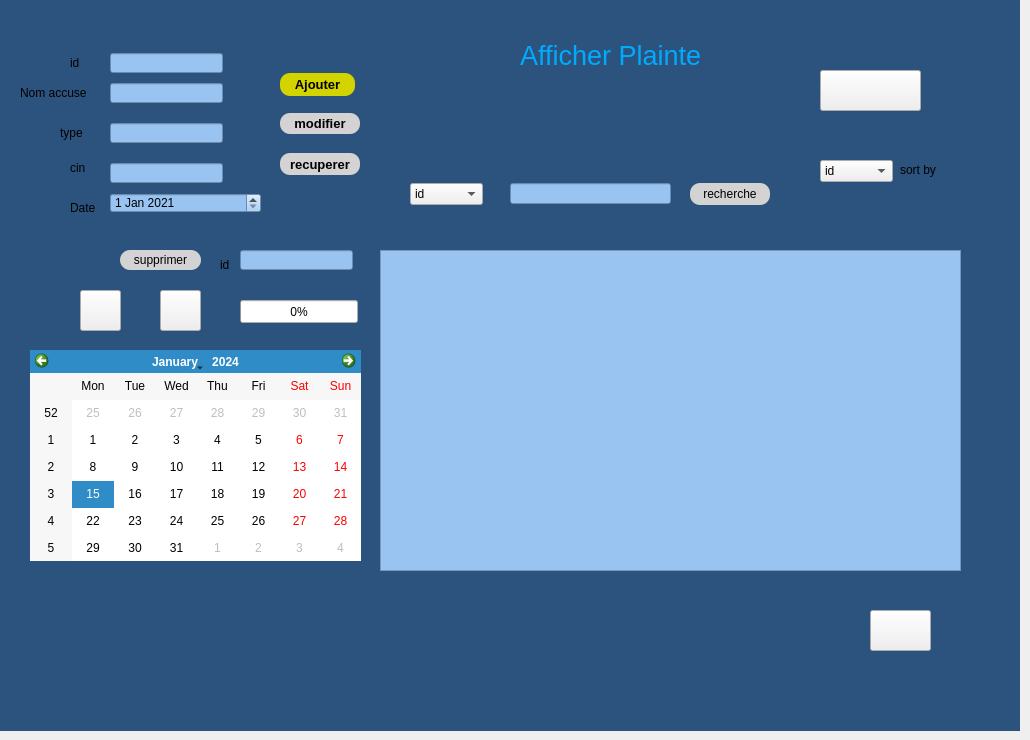
    <widget class="QWidget" name="stackedWidgetPage2">
     <widget class="QLabel" name="label_2">
      <property name="geometry">
       <rect>
        <x>60</x>
        <y>123</y>
        <width>61</width>
        <height>21</height>
       </rect>
      </property>
      <property name="text">
       <string>&lt;html&gt;&lt;head/&gt;&lt;body&gt;&lt;p&gt;&lt;span style=&quot; font-size:9pt;&quot;&gt;type&lt;/span&gt;&lt;/p&gt;&lt;/body&gt;&lt;/html&gt;</string>
      </property>
     </widget>
     <widget class="QLineEdit" name="le_type1">
      <property name="geometry">
       <rect>
        <x>110</x>
        <y>123</y>
        <width>113</width>
        <height>20</height>
       </rect>
      </property>
      <property name="styleSheet">
       <string notr="true">background:rgb(153, 196, 242)</string>
      </property>
     </widget>
     <widget class="QLineEdit" name="le_nom">
      <property name="geometry">
       <rect>
        <x>110</x>
        <y>83</y>
        <width>113</width>
        <height>20</height>
       </rect>
      </property>
      <property name="styleSheet">
       <string notr="true">background:rgb(153, 196, 242)</string>
      </property>
     </widget>
     <widget class="QLabel" name="label">
      <property name="geometry">
       <rect>
        <x>20</x>
        <y>83</y>
        <width>81</width>
        <height>21</height>
       </rect>
      </property>
      <property name="text">
       <string>&lt;html&gt;&lt;head/&gt;&lt;body&gt;&lt;p&gt;&lt;span style=&quot; font-size:9pt;&quot;&gt;Nom accuse&lt;/span&gt;&lt;/p&gt;&lt;/body&gt;&lt;/html&gt;</string>
      </property>
     </widget>
     <widget class="QPushButton" name="pb_ajouter">
      <property name="geometry">
       <rect>
        <x>280</x>
        <y>73</y>
        <width>75</width>
        <height>23</height>
       </rect>
      </property>
      <property name="font">
       <font>
        <pointsize>10</pointsize>
        <weight>75</weight>
        <bold>true</bold>
       </font>
      </property>
      <property name="styleSheet">
       <string notr="true">QPushButton{
border: 0px ;
border-radius: 10px;
background:rgb(211, 211, 0)
}
QPushButton:hover {
     background: #434343;
letter-spacing: 1px;
-webkit-box-shadow: 0px 5px 40px -10px rgba(0,0,0,0.57);
-moz-box-shadow: 0px 5px 40px -10px rgba(0,0,0,0.57);
box-shadow: 5px 40px -10px rgba(0,0,0,0.57);
transition: all 0.4s ease 0s;
color:white;
 }




QPushButton::pressed
{
    background-color: #282828;

}</string>
      </property>
      <property name="text">
       <string>Ajouter</string>
      </property>
     </widget>
     <widget class="QLineEdit" name="le_id">
      <property name="geometry">
       <rect>
        <x>110</x>
        <y>53</y>
        <width>113</width>
        <height>20</height>
       </rect>
      </property>
      <property name="styleSheet">
       <string notr="true">background:rgb(153, 196, 242)</string>
      </property>
      <property name="text">
       <string/>
      </property>
     </widget>
     <widget class="QLabel" name="label_4">
      <property name="geometry">
       <rect>
        <x>70</x>
        <y>53</y>
        <width>47</width>
        <height>21</height>
       </rect>
      </property>
      <property name="text">
       <string>&lt;html&gt;&lt;head/&gt;&lt;body&gt;&lt;p&gt;&lt;span style=&quot; font-size:9pt;&quot;&gt;id&lt;/span&gt;&lt;/p&gt;&lt;/body&gt;&lt;/html&gt;</string>
      </property>
     </widget>
     <widget class="QLabel" name="label_5">
      <property name="geometry">
       <rect>
        <x>70</x>
        <y>153</y>
        <width>47</width>
        <height>31</height>
       </rect>
      </property>
      <property name="text">
       <string>&lt;html&gt;&lt;head/&gt;&lt;body&gt;&lt;p&gt;&lt;span style=&quot; font-size:9pt;&quot;&gt;cin&lt;/span&gt;&lt;/p&gt;&lt;/body&gt;&lt;/html&gt;</string>
      </property>
     </widget>
     <widget class="QLineEdit" name="le_cin">
      <property name="geometry">
       <rect>
        <x>110</x>
        <y>163</y>
        <width>113</width>
        <height>20</height>
       </rect>
      </property>
      <property name="styleSheet">
       <string notr="true">background:rgb(153, 196, 242)</string>
      </property>
     </widget>
     <widget class="QTableView" name="tab_plainte_2">
      <property name="geometry">
       <rect>
        <x>380</x>
        <y>250</y>
        <width>581</width>
        <height>321</height>
       </rect>
      </property>
      <property name="styleSheet">
       <string notr="true">background:rgb(153, 196, 242)</string>
      </property>
     </widget>
     <widget class="QLineEdit" name="le_id_supp">
      <property name="geometry">
       <rect>
        <x>240</x>
        <y>250</y>
        <width>113</width>
        <height>20</height>
       </rect>
      </property>
      <property name="styleSheet">
       <string notr="true">background:rgb(153, 196, 242)</string>
      </property>
     </widget>
     <widget class="QPushButton" name="pb_supprimer">
      <property name="geometry">
       <rect>
        <x>120</x>
        <y>250</y>
        <width>81</width>
        <height>20</height>
       </rect>
      </property>
      <property name="styleSheet">
       <string notr="true">QPushButton{
border: 0px ;
border-radius: 10px;
background:rgb(211, 211, 211)
}
QPushButton:hover {
     background: #434343;
letter-spacing: 1px;
-webkit-box-shadow: 0px 5px 40px -10px rgba(0,0,0,0.57);
-moz-box-shadow: 0px 5px 40px -10px rgba(0,0,0,0.57);
box-shadow: 5px 40px -10px rgba(0,0,0,0.57);
transition: all 0.4s ease 0s;
color:white;
 }




QPushButton::pressed
{
    background-color: #282828;

}</string>
      </property>
      <property name="text">
       <string>supprimer</string>
      </property>
     </widget>
     <widget class="QLabel" name="label_3">
      <property name="geometry">
       <rect>
        <x>220</x>
        <y>250</y>
        <width>71</width>
        <height>31</height>
       </rect>
      </property>
      <property name="text">
       <string>&lt;html&gt;&lt;head/&gt;&lt;body&gt;&lt;p&gt;&lt;span style=&quot; font-size:9pt;&quot;&gt;id&lt;/span&gt;&lt;/p&gt;&lt;/body&gt;&lt;/html&gt;</string>
      </property>
     </widget>
     <widget class="QLabel" name="label_12">
      <property name="geometry">
       <rect>
        <x>520</x>
        <y>30</y>
        <width>221</width>
        <height>51</height>
       </rect>
      </property>
      <property name="font">
       <font>
        <pointsize>15</pointsize>
       </font>
      </property>
      <property name="styleSheet">
       <string notr="true">color:rgb(0, 170, 255)</string>
      </property>
      <property name="text">
       <string>&lt;html&gt;&lt;head/&gt;&lt;body&gt;&lt;p&gt;&lt;span style=&quot; font-size:20pt;&quot;&gt;Afficher Plainte&lt;/span&gt;&lt;/p&gt;&lt;/body&gt;&lt;/html&gt;</string>
      </property>
     </widget>
     <widget class="QPushButton" name="pb_modifier">
      <property name="geometry">
       <rect>
        <x>280</x>
        <y>153</y>
        <width>80</width>
        <height>22</height>
       </rect>
      </property>
      <property name="font">
       <font>
        <pointsize>10</pointsize>
        <weight>75</weight>
        <bold>true</bold>
       </font>
      </property>
      <property name="styleSheet">
       <string notr="true">QPushButton{
border: 0px ;
border-radius: 10px;
background:rgb(211, 211, 211)
}
QPushButton:hover {
     background: #434343;
letter-spacing: 1px;
-webkit-box-shadow: 0px 5px 40px -10px rgba(0,0,0,0.57);
-moz-box-shadow: 0px 5px 40px -10px rgba(0,0,0,0.57);
box-shadow: 5px 40px -10px rgba(0,0,0,0.57);
transition: all 0.4s ease 0s;
color:white;
 }




QPushButton::pressed
{
    background-color: #282828;

}</string>
      </property>
      <property name="text">
       <string>recuperer</string>
      </property>
     </widget>
     <widget class="QPushButton" name="pushButton">
      <property name="geometry">
       <rect>
        <x>280</x>
        <y>113</y>
        <width>80</width>
        <height>21</height>
       </rect>
      </property>
      <property name="font">
       <font>
        <pointsize>10</pointsize>
        <weight>75</weight>
        <bold>true</bold>
       </font>
      </property>
      <property name="styleSheet">
       <string notr="true">QPushButton{
border: 0px ;
border-radius: 10px;
background:rgb(211, 211, 211)
}
QPushButton:hover {
     background: #434343;
letter-spacing: 1px;
-webkit-box-shadow: 0px 5px 40px -10px rgba(0,0,0,0.57);
-moz-box-shadow: 0px 5px 40px -10px rgba(0,0,0,0.57);
box-shadow: 5px 40px -10px rgba(0,0,0,0.57);
transition: all 0.4s ease 0s;
color:white;
 }




QPushButton::pressed
{
    background-color: #282828;

}</string>
      </property>
      <property name="text">
       <string>modifier</string>
      </property>
     </widget>
     <widget class="QLineEdit" name="le_recherche">
      <property name="geometry">
       <rect>
        <x>510</x>
        <y>183</y>
        <width>161</width>
        <height>21</height>
       </rect>
      </property>
      <property name="styleSheet">
       <string notr="true">background:rgb(153, 196, 242)</string>
      </property>
     </widget>
     <widget class="QPushButton" name="recherche">
      <property name="geometry">
       <rect>
        <x>690</x>
        <y>183</y>
        <width>80</width>
        <height>22</height>
       </rect>
      </property>
      <property name="styleSheet">
       <string notr="true">QPushButton{
border: 0px ;
border-radius: 10px;
background:rgb(211, 211, 211)
}
QPushButton:hover {
     background: #434343;
letter-spacing: 1px;
-webkit-box-shadow: 0px 5px 40px -10px rgba(0,0,0,0.57);
-moz-box-shadow: 0px 5px 40px -10px rgba(0,0,0,0.57);
box-shadow: 5px 40px -10px rgba(0,0,0,0.57);
transition: all 0.4s ease 0s;
color:white;
 }




QPushButton::pressed
{
    background-color: #282828;

}</string>
      </property>
      <property name="text">
       <string>recherche</string>
      </property>
     </widget>
     <widget class="QComboBox" name="rechercher">
      <property name="geometry">
       <rect>
        <x>410</x>
        <y>183</y>
        <width>73</width>
        <height>22</height>
       </rect>
      </property>
      <item>
       <property name="text">
        <string>id</string>
       </property>
      </item>
      <item>
       <property name="text">
        <string>nom</string>
       </property>
      </item>
      <item>
       <property name="text">
        <string>type</string>
       </property>
      </item>
      <item>
       <property name="text">
        <string>cin</string>
       </property>
      </item>
     </widget>
     <widget class="QComboBox" name="trie">
      <property name="geometry">
       <rect>
        <x>820</x>
        <y>160</y>
        <width>73</width>
        <height>22</height>
       </rect>
      </property>
      <item>
       <property name="text">
        <string>id</string>
       </property>
      </item>
      <item>
       <property name="text">
        <string>nom</string>
       </property>
      </item>
      <item>
       <property name="text">
        <string>type</string>
       </property>
      </item>
      <item>
       <property name="text">
        <string>cin</string>
       </property>
      </item>
     </widget>
     <widget class="QLabel" name="label_16">
      <property name="geometry">
       <rect>
        <x>900</x>
        <y>160</y>
        <width>71</width>
        <height>21</height>
       </rect>
      </property>
      <property name="text">
       <string>&lt;html&gt;&lt;head/&gt;&lt;body&gt;&lt;p&gt;&lt;span style=&quot; font-size:9pt;&quot;&gt;sort by&lt;/span&gt;&lt;/p&gt;&lt;/body&gt;&lt;/html&gt;</string>
      </property>
     </widget>
     <widget class="QPushButton" name="pushButton_pd1_pa">
      <property name="geometry">
       <rect>
        <x>80</x>
        <y>290</y>
        <width>41</width>
        <height>41</height>
       </rect>
      </property>
      <property name="styleSheet">
       <string notr="true">border-image:url(:/img/img/Metro-Sd-Blue.ico)</string>
      </property>
      <property name="text">
       <string/>
      </property>
     </widget>
     <widget class="QPushButton" name="pushButton_excel1_pa">
      <property name="geometry">
       <rect>
        <x>160</x>
        <y>290</y>
        <width>41</width>
        <height>41</height>
       </rect>
      </property>
      <property name="styleSheet">
       <string notr="true">border-image:url(:/img/img/butttexcel.png)</string>
      </property>
      <property name="text">
       <string/>
      </property>
     </widget>
     <widget class="QLabel" name="label_20">
      <property name="geometry">
       <rect>
        <x>70</x>
        <y>193</y>
        <width>47</width>
        <height>31</height>
       </rect>
      </property>
      <property name="text">
       <string>&lt;html&gt;&lt;head/&gt;&lt;body&gt;&lt;p&gt;&lt;span style=&quot; font-size:9pt;&quot;&gt;Date&lt;/span&gt;&lt;/p&gt;&lt;/body&gt;&lt;/html&gt;</string>
      </property>
     </widget>
     <widget class="QDateEdit" name="pb_dateEdit">
      <property name="geometry">
       <rect>
        <x>110</x>
        <y>193</y>
        <width>151</width>
        <height>20</height>
       </rect>
      </property>
      <property name="styleSheet">
       <string notr="true">background:rgb(153, 196, 242)</string>
      </property>
      <property name="dateTime">
       <datetime>
        <hour>0</hour>
        <minute>0</minute>
        <second>0</second>
        <year>2021</year>
        <month>1</month>
        <day>1</day>
       </datetime>
      </property>
      <property name="calendarPopup">
       <bool>false</bool>
      </property>
      <property name="date">
       <date>
        <year>2021</year>
        <month>1</month>
        <day>1</day>
       </date>
      </property>
     </widget>
     <widget class="QCalendarWidget" name="pb_calendarWidget">
      <property name="geometry">
       <rect>
        <x>30</x>
        <y>350</y>
        <width>331</width>
        <height>211</height>
       </rect>
      </property>
      <property name="styleSheet">
       <string notr="true">QPushButton{
border: 0px ;
border-radius: 10px;
background:rgb(211, 211, 211)
}
QPushButton:hover {
     background: #434343;
letter-spacing: 1px;
-webkit-box-shadow: 0px 5px 40px -10px rgba(0,0,0,0.57);
-moz-box-shadow: 0px 5px 40px -10px rgba(0,0,0,0.57);
box-shadow: 5px 40px -10px rgba(0,0,0,0.57);
transition: all 0.4s ease 0s;
color:white;
 }




QPushButton::pressed
{
    background-color: #282828;

}</string>
      </property>
     </widget>
     <widget class="QProgressBar" name="progressBar100">
      <property name="geometry">
       <rect>
        <x>240</x>
        <y>300</y>
        <width>118</width>
        <height>23</height>
       </rect>
      </property>
      <property name="value">
       <number>0</number>
      </property>
     </widget>
     <widget class="QPushButton" name="pa_pushButton_4">
      <property name="geometry">
       <rect>
        <x>820</x>
        <y>70</y>
        <width>101</width>
        <height>41</height>
       </rect>
      </property>
      <property name="styleSheet">
       <string notr="true">border-image:url(:/img/img/satistique.png)</string>
      </property>
      <property name="text">
       <string/>
      </property>
     </widget>
     <widget class="QPushButton" name="pa_pushButton_103">
      <property name="geometry">
       <rect>
        <x>870</x>
        <y>610</y>
        <width>61</width>
        <height>41</height>
       </rect>
      </property>
      <property name="styleSheet">
       <string notr="true">border-image:url(:/img/img/butretour.png)</string>
      </property>
      <property name="text">
       <string/>
      </property>
     </widget>
     <widget class="QLabel" name="label_17">
      <property name="geometry">
       <rect>
        <x>-1</x>
        <y>0</y>
        <width>1021</width>
        <height>731</height>
       </rect>
      </property>
      <property name="styleSheet">
       <string notr="true">background:rgb(44, 83, 125)</string>
      </property>
      <property name="text">
       <string/>
      </property>
     </widget>
     <zorder>label_17</zorder>
     <zorder>label_2</zorder>
     <zorder>le_type1</zorder>
     <zorder>le_nom</zorder>
     <zorder>label</zorder>
     <zorder>pb_ajouter</zorder>
     <zorder>le_id</zorder>
     <zorder>label_4</zorder>
     <zorder>label_5</zorder>
     <zorder>le_cin</zorder>
     <zorder>tab_plainte_2</zorder>
     <zorder>le_id_supp</zorder>
     <zorder>pb_supprimer</zorder>
     <zorder>label_3</zorder>
     <zorder>label_12</zorder>
     <zorder>pb_modifier</zorder>
     <zorder>pushButton</zorder>
     <zorder>le_recherche</zorder>
     <zorder>recherche</zorder>
     <zorder>rechercher</zorder>
     <zorder>trie</zorder>
     <zorder>label_16</zorder>
     <zorder>pushButton_pd1_pa</zorder>
     <zorder>pushButton_excel1_pa</zorder>
     <zorder>label_20</zorder>
     <zorder>pb_dateEdit</zorder>
     <zorder>pb_calendarWidget</zorder>
     <zorder>progressBar100</zorder>
     <zorder>pa_pushButton_4</zorder>
     <zorder>pa_pushButton_103</zorder>
    </widget>
